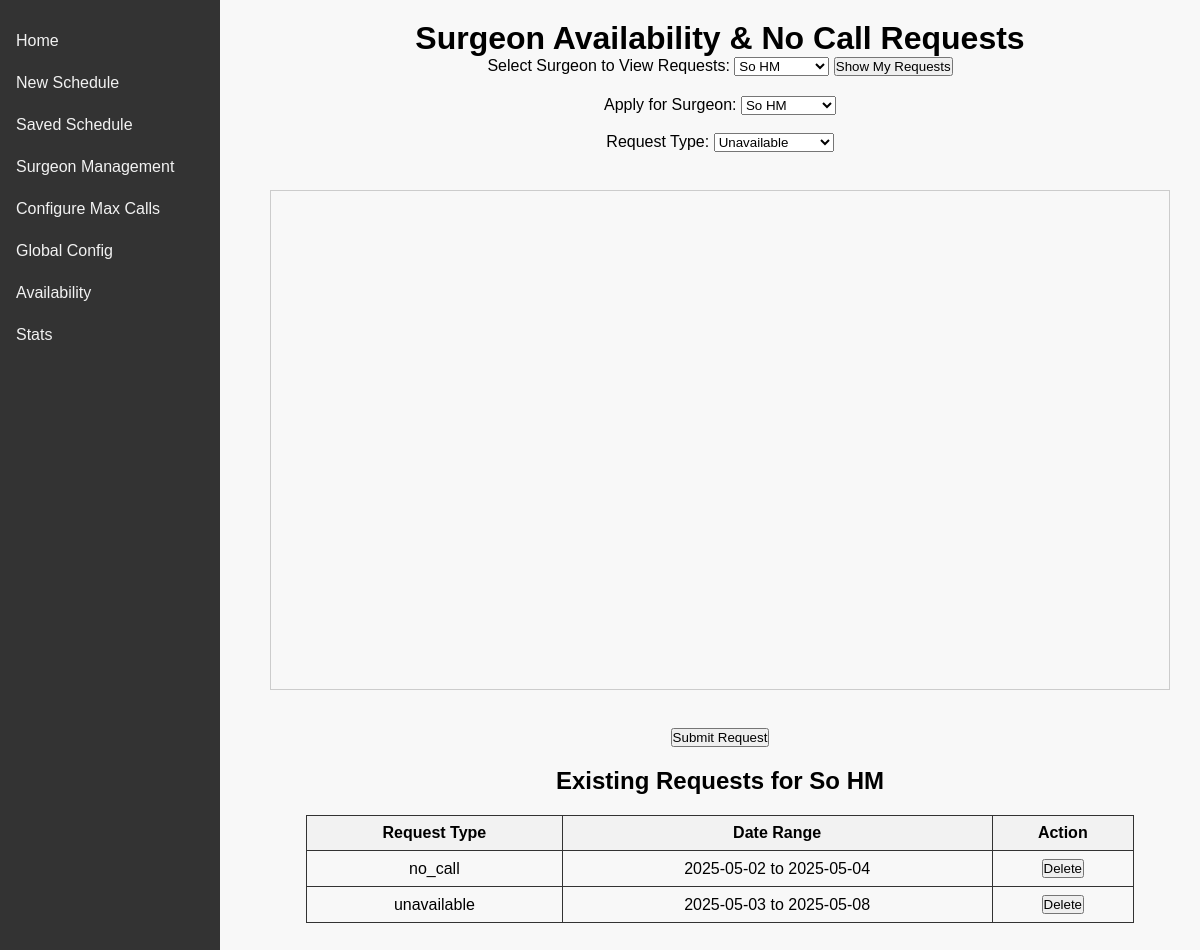
The page /availability?surgeon_id=2 on the database its author committed.
### tables this page shows
CREATE TABLE surgeons (
                id INTEGER PRIMARY KEY AUTOINCREMENT,
                name TEXT NOT NULL,
                call_levels TEXT NOT NULL
            );

CREATE TABLE surgeon_availability (
                id INTEGER PRIMARY KEY AUTOINCREMENT,
                surgeon_id INTEGER,
                request_type TEXT,   -- "unavailable" or "no_call"
                date TEXT,
                FOREIGN KEY(surgeon_id) REFERENCES surgeons(id)
            );

### app.py (the view)
@app.route('/availability', methods=['GET', 'POST'])
def availability():
    db = get_db()
    if request.method == 'POST':
        surgeon_id = request.form.get('surgeon_id')
        request_type = request.form.get('request_type')  # "unavailable" or "no_call"
        start_date = request.form.get('start_date')
        end_date = request.form.get('end_date')
        if not surgeon_id or not start_date or not end_date or not request_type:
            flash("Please fill in all fields.")
        else:
            try:
                start_dt = datetime.datetime.strptime(start_date, "%Y-%m-%d").date()
                end_dt = datetime.datetime.strptime(end_date, "%Y-%m-%d").date()
                if start_dt > end_dt:
                    flash("Start date must be before or equal to end date.")
                    return redirect(url_for('availability', surgeon_id=surgeon_id))
                current_dt = start_dt
                while current_dt <= end_dt:
                    db.execute("INSERT INTO surgeon_availability (surgeon_id, request_type, date) VALUES (?, ?, ?)",
                               (surgeon_id, request_type, current_dt.isoformat()))
                    current_dt += datetime.timedelta(days=1)
                db.commit()
                flash("Request submitted successfully!")
            except Exception as e:
                flash(f"Error processing the dates: {str(e)}")
        return redirect(url_for('availability', surgeon_id=surgeon_id))
    else:
        surgeon_id = request.args.get('surgeon_id')
        try:
            surgeon_id = int(surgeon_id) if surgeon_id else None
        except ValueError:
            surgeon_id = None
        events = {}
        surgeon_name = ""
        if surgeon_id:
            rows = db.execute(
                "SELECT sa.date, sa.request_type, s.name, s.call_levels FROM surgeon_availability sa JOIN surgeons s ON sa.surgeon_id = s.id WHERE s.id = ? ORDER BY sa.date",
                (surgeon_id,)
            ).fetchall()
            if rows:
                surgeon_name = rows[0]["name"]
            grouped_by_type = {}
            for row in rows:
                rtype = row["request_type"]
                if rtype not in grouped_by_type:
                    grouped_by_type[rtype] = []
                grouped_by_type[rtype].append(row["date"])
            for rtype, date_list in grouped_by_type.items():
                events[rtype] = group_dates(date_list)
        surgeons = get_all_surgeons()
        return render_template('availability.html', events=events, surgeons=surgeons, selected_surgeon_id=surgeon_id, surgeon_name=surgeon_name)

### app.py (called while the page is built)
def group_dates(date_list):
    if not date_list:
        return []
    date_objs = sorted([datetime.datetime.strptime(d, "%Y-%m-%d").date() for d in date_list])
    groups = []
    start = date_objs[0]
    end = date_objs[0]
    for d in date_objs[1:]:
        if d == end + datetime.timedelta(days=1):
            end = d
        else:
            groups.append({"start": start.isoformat(), "end": end.isoformat()})
            start = d
            end = d
    groups.append({"start": start.isoformat(), "end": end.isoformat()})
    return groups

def get_db():
    db = getattr(g, '_database', None)
    if db is None:
        db = g._database = sqlite3.connect(DATABASE)
        db.row_factory = sqlite3.Row  # Enables dict-like access.
    return db

@app.teardown_appcontext
def close_connection(exception):
    db = getattr(g, '_database', None)
    if db is not None:
        db.close()

def get_all_surgeons():
    db = get_db()
    rows = db.execute("SELECT * FROM surgeons").fetchall()
    return [dict(row) for row in rows]

### templates/availability.html (shortened to what this page needs)
{% extends "base.html" %}
{% block head %}
  <link href='https://cdn.jsdelivr.net/npm/fullcalendar@6.1.5/main.min.css' rel='stylesheet' />
{% endblock %}
{% block content %}
  <h1 style="text-align: center;">Surgeon Availability & No Call Requests</h1>
  <form method="get" action="{{ url_for('availability') }}" style="text-align: center; margin-bottom: 20px;">
    <label for="surgeon_id_get">Select Surgeon to View Requests:</label>
    <select name="surgeon_id" id="surgeon_id_get" required>
      {% for surgeon in surgeons %}
        <option value="{{ surgeon.id }}"
          {% if selected_surgeon_id and surgeon.id == selected_surgeon_id %}selected{% endif %}>
          {{ surgeon.name }}
        </option>
      {% endfor %}
    </select>
    <button type="submit">Show My Requests</button>
  </form>
  <form method="post" action="{{ url_for('availability') }}" id="availabilityForm" style="text-align: center; margin-bottom: 20px;">
    <label for="surgeon_id_post">Apply for Surgeon:</label>
    <select name="surgeon_id" id="surgeon_id_post" required>
      {% for surgeon in surgeons %}
        <option value="{{ surgeon.id }}"
          {% if selected_surgeon_id and surgeon.id == selected_surgeon_id %}selected{% endif %}>
          {{ surgeon.name }}
        </option>
      {% endfor %}
    </select>
    <br><br>
    <label for="request_type">Request Type:</label>
    <select name="request_type" id="request_type" required>
      <option value="unavailable">Unavailable</option>
    </select>
    <br><br>
    <div class="calendar-container">
      <div id="calendar"></div>
    </div>
    <br>
    <button type="submit">Submit Request</button>
  </form>
  {% if selected_surgeon_id %}
    <h2 style="text-align: center;">Existing Requests for {{ surgeon_name }}</h2>
    {% if events %}
      <table>
        <thead>
          <tr>
            <th>Request Type</th>
            <th>Date Range</th>
            <th>Action</th>
          </tr>
        </thead>
        <tbody>
          {% for req_type, ranges in events.items() %}
            {% for range in ranges %}
              <tr>
                <td>{{ req_type }}</td>
                <td>
                  {% if range.start == range.end %}
                    {{ range.start }}
                  {% else %}
                    {{ range.start }} to {{ range.end }}
                  {% endif %}
                </td>
                <td>
                  <form method="post" action="{{ url_for('delete_availability') }}" onsubmit="return confirm('Are you sure you want to delete this request group?');">
                    <button type="submit">Delete</button>
                  </form>
                </td>
              </tr>
            {% endfor %}
          {% endfor %}
        </tbody>
      </table>
    {% else %}
      <p style="text-align: center;">No requests found for the selected surgeon.</p>
    {% endif %}
  {% else %}
    <p style="text-align: center;">Please select a surgeon to view their requests.</p>
  {% endif %}
{% endblock %}

### templates/base.html (style rules this page uses)
* { box-sizing: border-box; margin: 0; padding: 0; }
body, html { font-family: Arial, sans-serif; height: 100%; background-color: #f8f8f8; }

### templates/availability.html (style rules this page uses)
.calendar-container { max-width: 900px; margin: 20px auto; }
#calendar { height: 500px; border: 1px solid #ccc; }
table { border-collapse: collapse; width: 90%; margin: 20px auto; }
th, td { border: 1px solid #333; padding: 8px; text-align: center; }
th { background-color: #f2f2f2; }

### rows shown on the page
surgeons: name "So HM"
surgeon_availability: ranges "no_call", start "2025-05-02", end "2025-05-04"
surgeon_availability: ranges "unavailable", start "2025-05-03", end "2025-05-08"

### other values the page prints
form field surgeon_id "So HM"
